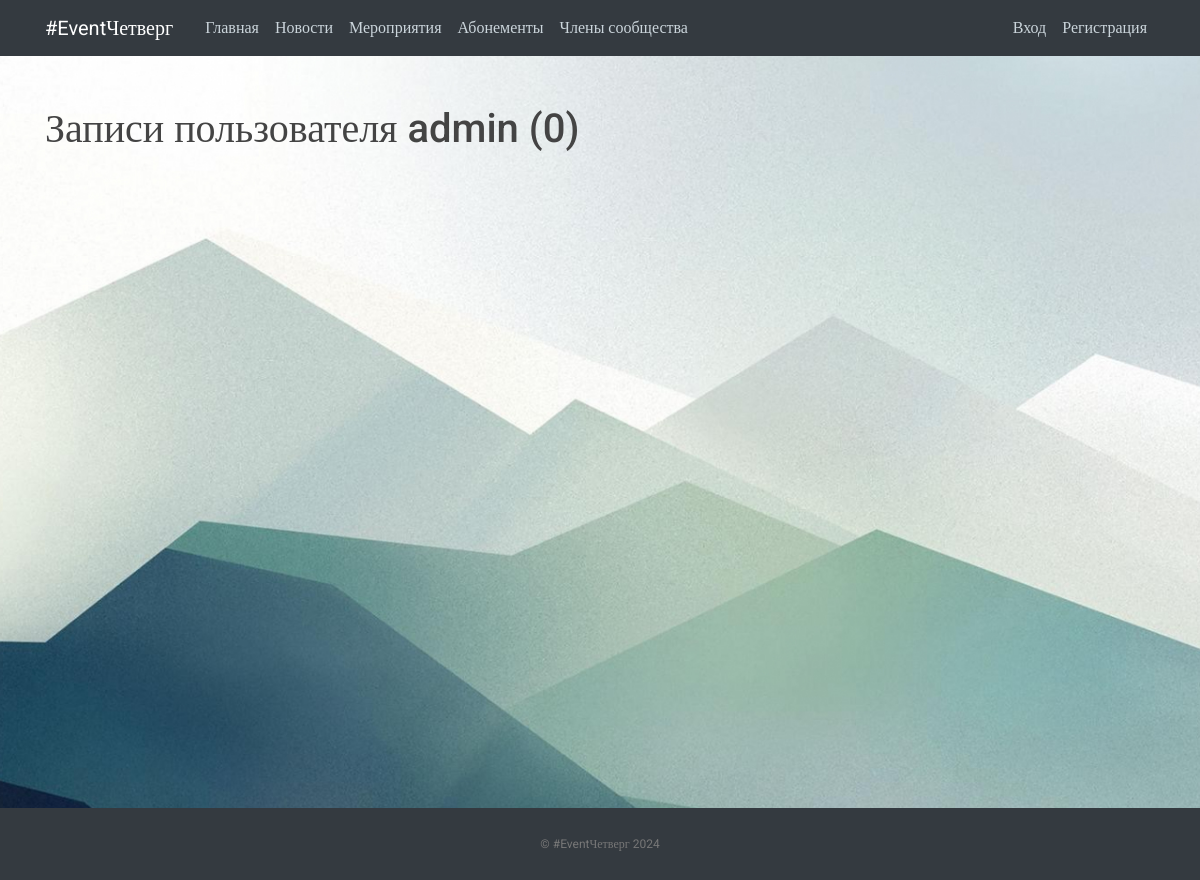
The app's page /user/admin, older data.
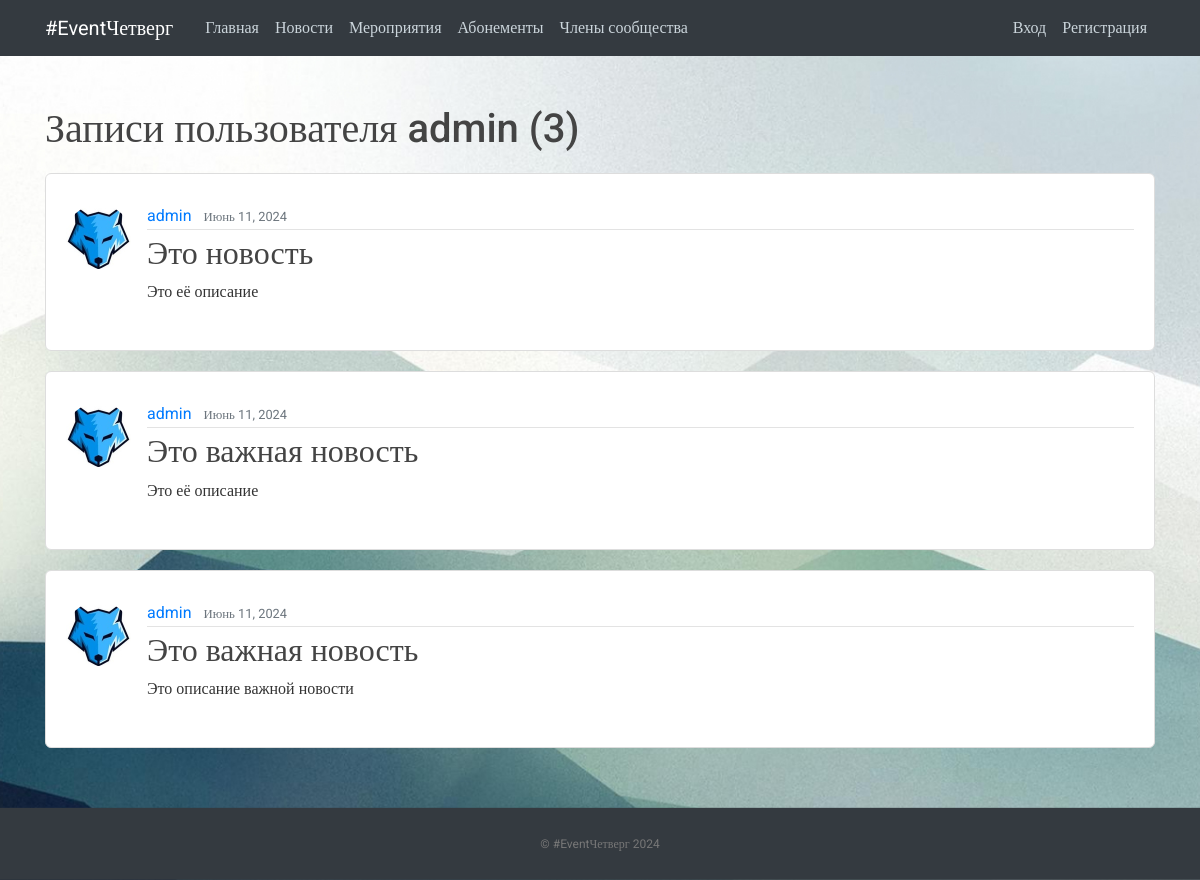
The same page, newer data.
### vkr/models.py (models this page shows, shortened)
class Post(models.Model):
    title = models.CharField(max_length=100)
    content = models.TextField()
    date_posted = models.DateTimeField(default=timezone.now)
    author = models.ForeignKey(User, on_delete=models.CASCADE)
    image = models.ImageField(default='event_default.png', upload_to='post_pics')

### users/models.py (models this page shows, shortened)
class Profile(models.Model):
    user = models.OneToOneField(User, on_delete=models.CASCADE)
    image = models.ImageField(default='default.jpg', upload_to='profile_pics')
    about_me = models.TextField(null=True)
    looking_for = models.TextField(null=True)

### vkr/views.py (the view)
# urls.py: path('user/<str:username>', UserPostListView.as_view(), name='user-posts'),
class UserPostListView(ListView):
    model = Post
    template_name = 'vkr/user_posts.html'
    context_object_name = 'posts'
    paginate_by = 5
    def get_queryset(self):
        user = get_object_or_404(User, username=self.kwargs.get('username'))
        return Post.objects.filter(author=user).order_by('-date_posted')

### vkr/templates/vkr/user_posts.html (shortened to what this page needs)
{% extends "vkr/base.html" %}
{% block content %}
    <h1 class="mb-3">Записи пользователя {{ view.kwargs.username }} ({{ page_obj.paginator.count }})</h1>
    {% for post in posts %}
        <article class="media content-section">
          <img class="rounded-circle article-img" src="{{ post.author.profile.image.url }}">
          <div class="media-body">
            <div class="article-metadata">
              <a class="mr-2" href="{% url 'user-posts' post.author.username %}">{{ post.author }}</a>
              <small class="text-muted">{{ post.date_posted|date:"F d, Y" }}</small>
            </div>
            <h2><a class="article-title" href="{% url 'post-detail' post.id %}">{{ post.title }}</a></h2>
            <p class="article-content">{{ post.content }}</p>
          </div>
        </article>
    {% endfor %}
{% endblock content %}

### vkr/templates/vkr/base.html (shortened to what this page needs)
﻿{% load static %}
<!DOCTYPE html>
<html>
  {% load pwa %}
  <head>
      <link rel="stylesheet" href="https://maxcdn.bootstrapcdn.com/bootstrap/4.0.0/css/bootstrap.min.css">
      <link rel="stylesheet" type="text/css" href="{% static 'main.css' %}">
      <link href='https://unpkg.com/boxicons@2.1.2/css/boxicons.min.css' rel='stylesheet'>
  </head>
  <body>
      <header class="site-header">
        <nav class="navbar navbar-expand-md navbar-dark bg-dark fixed-top">
          <div class="container">
            <a class="navbar-brand mr-4" href="{% url 'vkr-about' %}"> #EventЧетверг</a>
            <div class="collapse navbar-collapse" id="navbarToggle">
              <div class="navbar-nav mr-auto">
                <a class="nav-item nav-link " href="{% url 'vkr-about' %}">Главная</a>
                <a class="nav-item nav-link" href="{% url 'vkr-home' %}">Новости</a>
                <a class="nav-item nav-link" href="{% url 'vkr-events' %}">Мероприятия</a>
                <a class="nav-item nav-link" href="{% url 'vkr-subs' %}">Абонементы</a>
                <a class="nav-item nav-link" href="{% url 'vkr-view_all_subs' %}">Члены сообщества</a>
              </div>
              <div class="navbar-nav">
                  <div class="navbar-nav">
                      {% if user.is_authenticated %}
                        <a class="nav-item nav-link" href="{% url 'profile' %}">Профиль</a>
                        <form method="post" action="{% url 'logout' %}">
                          {% csrf_token %}
                          <button type="submit" class="nav-item nav-link" style="background: none; border: none; cursor: pointer;">
                            Выход
                          </button>
                      </form>
                      {% else %}
                        <a class="nav-item nav-link" href="{% url 'login' %}">Вход</a>
                        <a class="nav-item nav-link" href="{% url 'register' %}">Регистрация</a>
                      {% endif %}
                    </div>
            </div>
          </div>
        </nav>
      </header>
      <main role="main" class="container">
        <div class="row">
          <div class="col-md-8">
          </div>
          </div>
        {% block content %}{% endblock %}
      </main>
      <footer class="text-center bg-dark">
        <p><a href="{% url 'vkr-home' %}">© #EventЧетверг 2024</a></p>
      </footer>
  </body>
</html>

### static/main.css (style rules this page uses)
body, html { width:100%; height:100% }
.navbar-nav { height: 40px; }
body { margin:0; padding:0; background: #fafafa; color: #333333; margin-top: 5rem; font-family:Roboto; background-image: url("./images/bg.jpg"); background-repeat: no-repeat; background-size: cover; background-attachment: fixed; }
h1, h2, h3, h4, h5, h6 { color: #444444; }
.site-header .navbar-nav .nav-link { color: #cbd5db; }
.content-section { background: #ffffff; padding: 30px 20px; border: 1px solid #dddddd; border-radius: 6px; margin: 20px auto; }
.article-title { color: #444444; }
.article-content { white-space: pre-line; }
.article-img { height: 65px; width: 65px; margin-right: 16px; }
.article-metadata { padding-bottom: 1px; margin-bottom: 4px; border-bottom: 1px solid #e3e3e3 }
footer { position: sticky!important; top: 100%; padding-top:25px; padding-bottom:25px; }
footer p { margin:2px; text-align:center; padding:0 40px; color:#fff; font-size:12px; }
footer a { color:#777 }

Row changes from the older to the newer data that the page shows:
added Post: author.profile.image (picture), author "admin", date_posted "Июнь 11, 2024", title "Это новость", content "Это её описание"
added Post: author.profile.image (picture), author "admin", date_posted "Июнь 11, 2024", title "Это важная новость", content "Это её описание"
added Post: author.profile.image (picture), author "admin", date_posted "Июнь 11, 2024", title "Это важная новость", content "Это описание важной новости"
Text that changed along with them:
{{ page_obj.paginator.count }}: "0" → "3"
